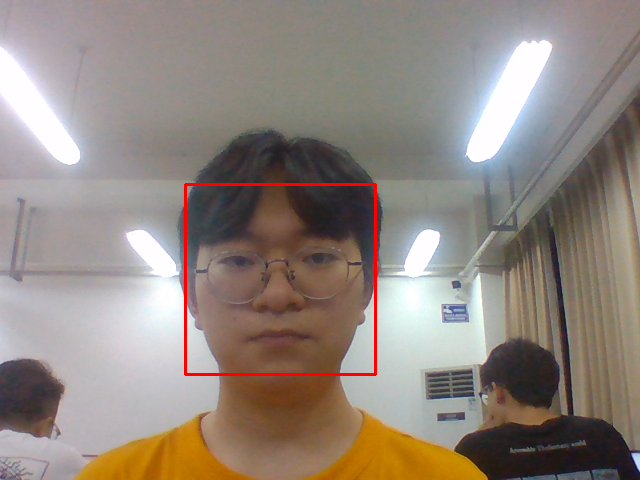
#> input picture identify/face_img/id/0.zck.png, 640 x 480 px, given as the content of the folder face_img/id/0.zck.png, which was not available
$ python -i Enter_face.py   (imports and definitions only)
#> lines starting #> are read from the running program, lines starting #| are printed output that depends on the picture; pictures that were not available may be replaced by others from this repository, and a replacement may not be noted
import cv2 as cv
from cv2 import face as Face
import numpy as np
from PIL import Image
import os
import Global_config

def face_detect_domo(img):
    gray = cv.cvtColor(img, cv.COLOR_BGR2GRAY)
    face_detect = cv.CascadeClassifier(
        Global_config.xml_path)
    face = face_detect.detectMultiScale(gray, 1.02015, 5, 0, (100, 100), (300, 300))
    for x, y, w, h in face:
        cv.rectangle(img, (x, y), (x + w, y + h), color=(0, 0, 255), thickness=2)


def getImageAndLabels(path):
    # 储存人脸数据
#> called with path = 'face_img/id/0.zck.png'
    faceSamples = []
    # 存储姓名数据
    ids = []
    # 获取该目录下所有图片路径
    imgePaths = [os.path.join(path, f) for f in os.listdir(path)]
    # 加载分类器
    face_dector = cv.CascadeClassifier(
        r'D:\anaconda3\envs\flaskproject_classic\lib\site-packages\cv2\data\haarcascade_frontalface_default.xml')
    for i in imgePaths:
        # 以灰度图的方式打开图片
        PIL_img = Image.open(i).convert('L')
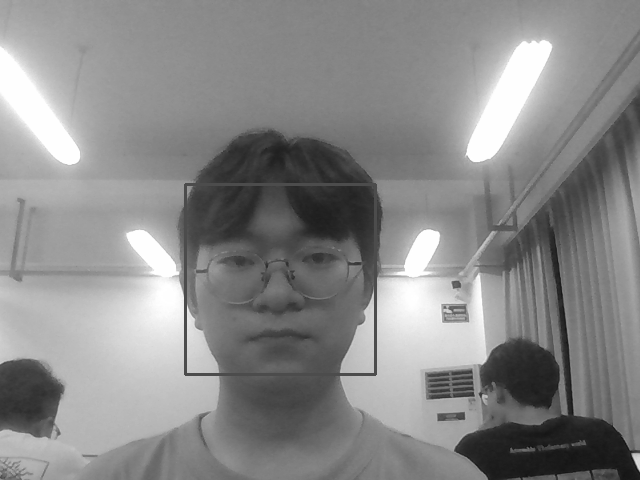
#> PIL_img: PIL image 640x480 L; min 17, max 255, mean 137
        # 将图片转化为数组，以黑白深浅
        img_numpy = np.array(PIL_img, 'uint8')
        # 获取人脸特征
        faces = face_dector.detectMultiScale(img_numpy)
#> faces = [[169, 165, 215, 215]]
        id = int(os.path.split(i)[1].split('.')[0])
        # 预防无面容的情况
        for x, y, w, h in faces:
            ids.append(id)
            faceSamples.append(img_numpy[y:y + h, x:x + w])
#> this loop made 1 pass
#> after the loop, faceSamples = 1 item; ids = [0]
    return faceSamples, ids,len(faces)


# 人脸录入
def Enter_faces(img_path,id_path,trainer_path):
    # print('img_path=',img_path)
    image = cv.imread(img_path)  # '../identify/face_img/id/1.zck.png'
    # print(image)
    face_detect_domo(image)
    cv.imencode('.jpg', image)[1].tofile(img_path)
    faces, ids,faces_num = getImageAndLabels(id_path)
    if faces_num==1:
        print('成功')
        print('生成特征文件')
        recognizer = Face.LBPHFaceRecognizer_create()
        recognizer.train(faces, np.array(ids))
        recognizer.write(trainer_path)
        return 1
    elif faces_num==0:
        print('未生成特征文件，回滚')
        return 0
    else:
        print('未生成特征文件，回滚')
        return 2


# start.identify()

>>> result = getImageAndLabels('face_img/id/0.zck.png')

$ run again, on identify/face_img/id/2.zck.png
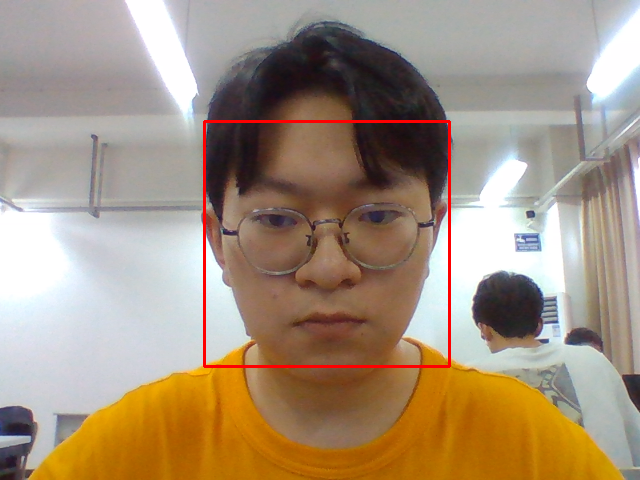
#> input picture identify/face_img/id/2.zck.png, 640 x 480 px, given as the content of the folder face_img/id/2.zck.png, which was not available
#> in getImageAndLabels, `PIL_img = Image.open(i).convert('L')`:
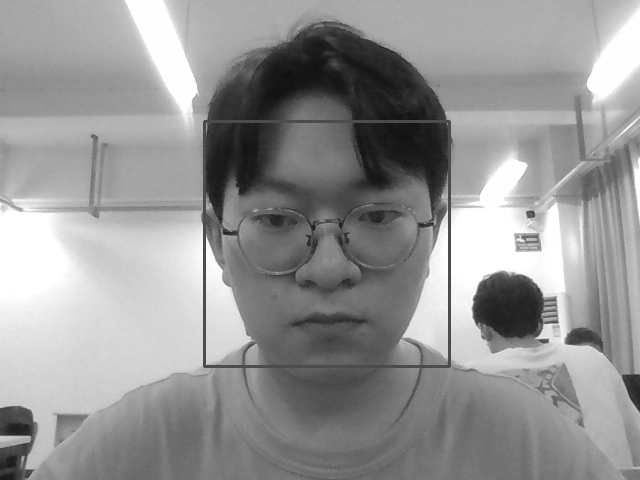
#> PIL_img: PIL image 640x480 L; min 15, max 255, mean 149.1
#> faces = [[202, 117, 246, 246]]
#> the loop in getImageAndLabels, `for x, y, w, h in faces:` made 1 pass
#> after the loop in getImageAndLabels, `for x, y, w, h in faces:`: faceSamples = 1 item; ids = [2]

$ run again, on identify/face_img/id/1.mjf.png
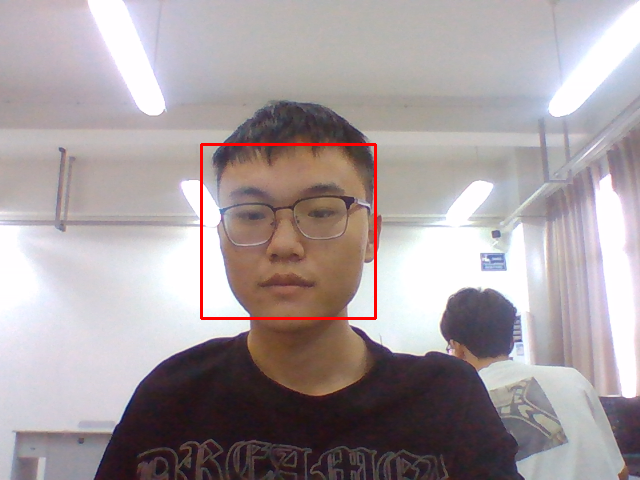
#> input picture identify/face_img/id/1.mjf.png, 640 x 480 px, given as the content of the folder face_img/id/1.mjf.png, which was not available
#> in getImageAndLabels, `PIL_img = Image.open(i).convert('L')`:
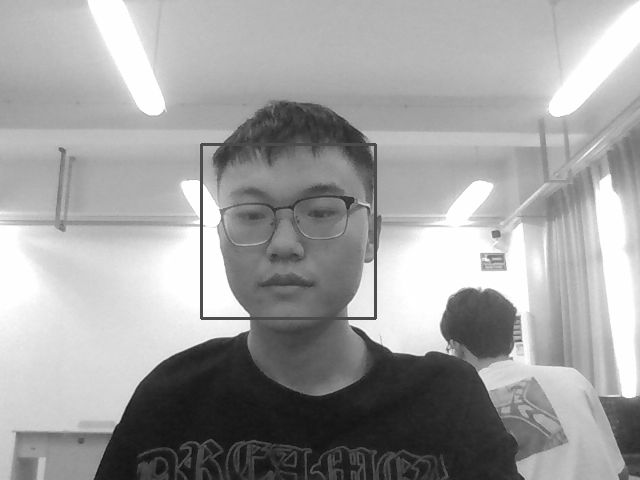
#> PIL_img: PIL image 640x480 L; min 14, max 255, mean 160.1
#> faces = [[201, 143, 176, 176]]
#> the loop in getImageAndLabels, `for x, y, w, h in faces:` made 1 pass
#> after the loop in getImageAndLabels, `for x, y, w, h in faces:`: faceSamples = 1 item; ids = [1]

$ run again, on identify/face_img/id/1.png
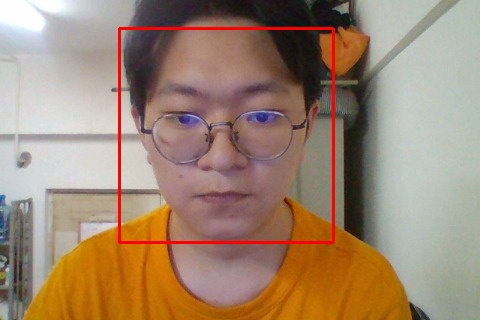
#> input picture identify/face_img/id/1.png, 480 x 320 px, given as the content of the folder face_img/id/1.png, which was not available
#> in getImageAndLabels, `PIL_img = Image.open(i).convert('L')`:
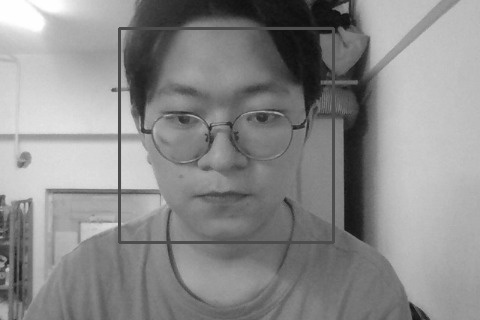
#> PIL_img: PIL image 480x320 L; min 11, max 255, mean 139.3
#> faces = [[119, 27, 217, 217]]
#> the loop in getImageAndLabels, `for x, y, w, h in faces:` made 1 pass
#> after the loop in getImageAndLabels, `for x, y, w, h in faces:`: faceSamples = 1 item; ids = [1]
